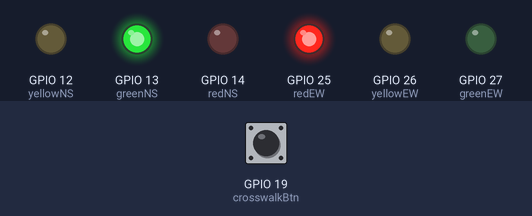
This sketch was run on a simulated ESP32. Shown: output pins drawn as LEDs (lit = HIGH). The inputs (shaded band) are chosen by the test bench; at power-on: GPIO 19 (crosswalkBtn) HIGH.

Above: at 1.2 s.
1.3 s: GPIO 19 (crosswalkBtn) pulled LOW for 0.15 s
At 2.1 s:
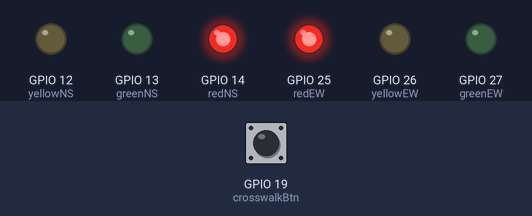
4.4 s: GPIO 19 (crosswalkBtn) pulled LOW for 3.2 s
At 15.7 s:
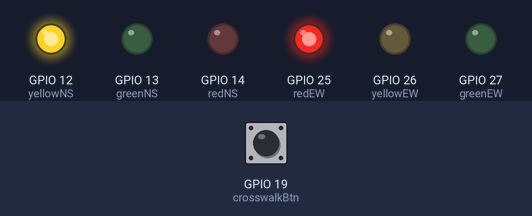
Timing chart, 0 to 20.8 s (numbered marks = the images above; inputs shaded):
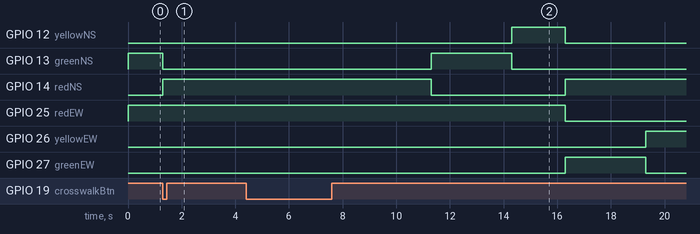

The sketch:

traffic_sim.ino
```cpp
/*
 Simulation Build (Wokwi)
 - Networking disabled
 - Logic identical to hardware build
*/


// ---------- PINS ----------
const int redNS = 14;
const int yellowNS = 12;
const int greenNS = 13;

const int redEW = 25;
const int yellowEW = 26;
const int greenEW = 27;

const int crosswalkBtn = 19;

// ---------- FSM ----------
enum TrafficState {
  NS_GREEN,
  NS_YELLOW,
  EW_GREEN,
  EW_YELLOW,
  PEDESTRIAN
};

TrafficState state = NS_GREEN;
unsigned long lastChange = 0;
bool crosswalkRequested = false;

// ---------- HELPERS ----------
void setLights(bool rNS, bool yNS, bool gNS,
               bool rEW, bool yEW, bool gEW) {
  digitalWrite(redNS, rNS);
  digitalWrite(yellowNS, yNS);
  digitalWrite(greenNS, gNS);

  digitalWrite(redEW, rEW);
  digitalWrite(yellowEW, yEW);
  digitalWrite(greenEW, gEW);
}

// ---------- FSM LOGIC ----------
void updateTraffic(unsigned long now) {

  switch (state) {

    case NS_GREEN:
      setLights(LOW, LOW, HIGH, HIGH, LOW, LOW);
      if (now - lastChange >= 3000) {
        state = NS_YELLOW;
        lastChange = now;
      }
      break;

    case NS_YELLOW:
      setLights(LOW, HIGH, LOW, HIGH, LOW, LOW);
      if (now - lastChange >= 2000) {
        state = EW_GREEN;
        lastChange = now;
      }
      break;

    case EW_GREEN:
      setLights(HIGH, LOW, LOW, LOW, LOW, HIGH);
      if (now - lastChange >= 3000) {
        state = EW_YELLOW;
        lastChange = now;
      }
      break;

    case EW_YELLOW:
      setLights(HIGH, LOW, LOW, LOW, HIGH, LOW);
      if (now - lastChange >= 2000) {
        state = NS_GREEN;
        lastChange = now;
      }
      break;

    case PEDESTRIAN:
      setLights(HIGH, LOW, LOW, HIGH, LOW, LOW);
      if (now - lastChange >= 5000) {
        state = NS_GREEN;
        lastChange = now;
      }
      break;
  }
}

// ---------- SETUP ----------
void setup() {
  pinMode(redNS, OUTPUT);
  pinMode(yellowNS, OUTPUT);
  pinMode(greenNS, OUTPUT);

  pinMode(redEW, OUTPUT);
  pinMode(yellowEW, OUTPUT);
  pinMode(greenEW, OUTPUT);

  pinMode(crosswalkBtn, INPUT_PULLUP);
}

// ---------- LOOP ----------
void loop() {
  unsigned long now = millis();

  // Poll button instead of interrupt (Wokwi-safe)
  if (digitalRead(crosswalkBtn) == LOW && state != PEDESTRIAN) {
    state = PEDESTRIAN;
    lastChange = now;
  }

  updateTraffic(now);
}
```

Measured:
- after the input at 1.3 s, GPIO 12 (yellowNS): stays LOW (without the input it goes to HIGH after 1.7 s); GPIO 13 (greenNS): HIGH → LOW after 0.00 s instead of 1.7 s; GPIO 14 (redNS): LOW → HIGH at once
